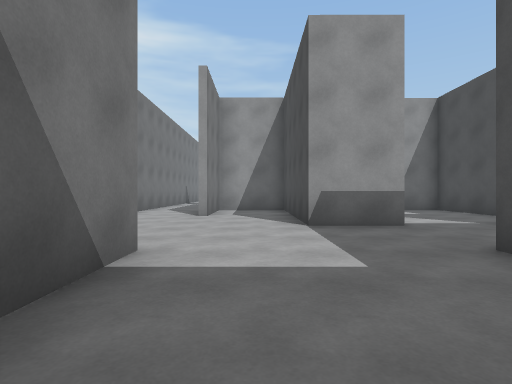
View 1 (above)

24 first-person views from a walk through a 3-D level made in the Unity game engine. The camera is 1.2 m above the floor, looks level and sees 80° across. The floor is counted in squares, 2 m on a side. Each view is taken from the middle of a square. On the plan, view 1 faces up. The plan holds only what a view shows up to about 9 squares ahead; the rest is blank. The place goes on beyond the plan. The player is left out.

View 2
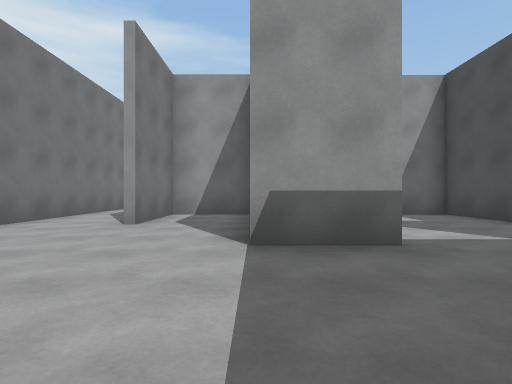

View 3
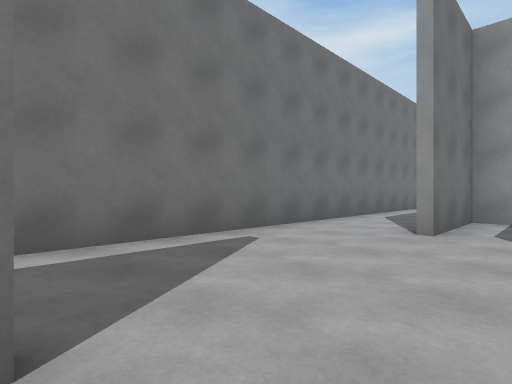

View 4
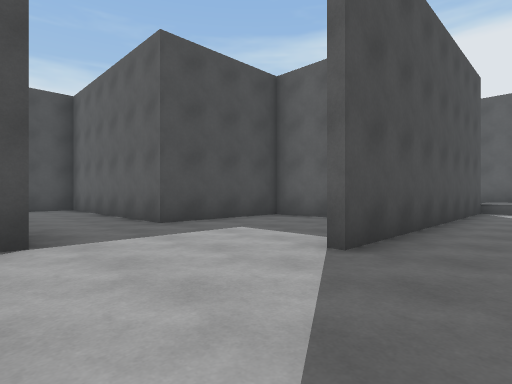

View 5
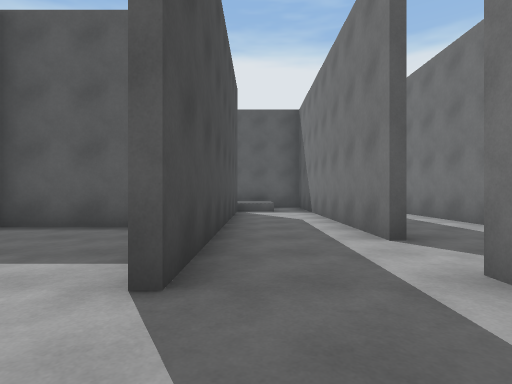

View 6
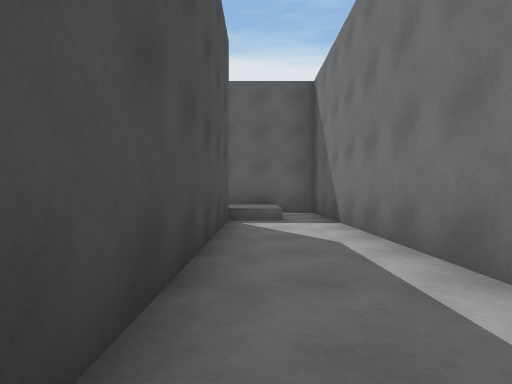

View 7
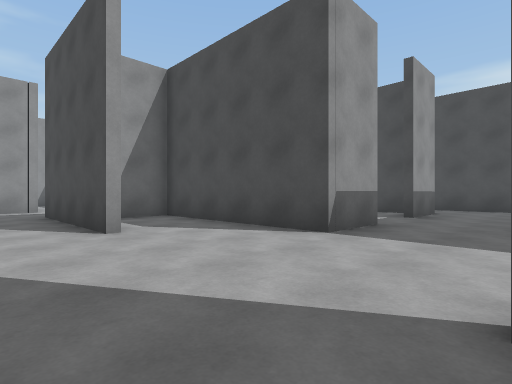

View 8
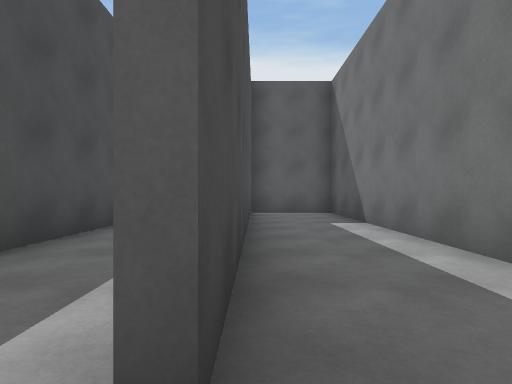

View 9
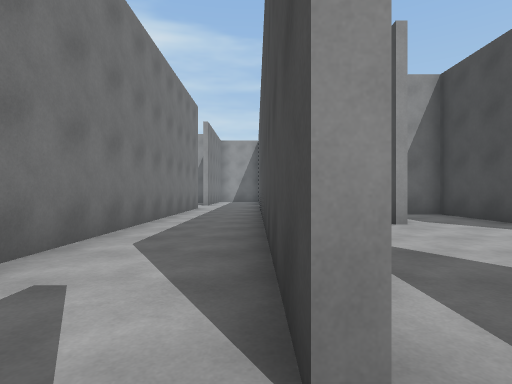

View 10
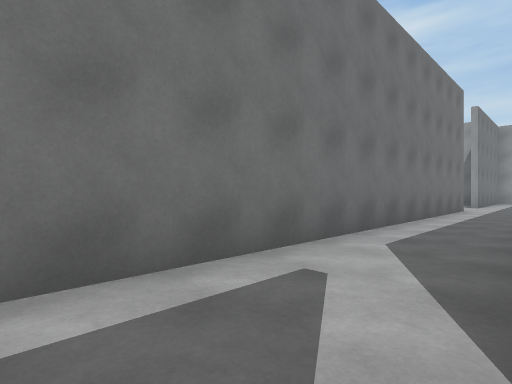

View 11
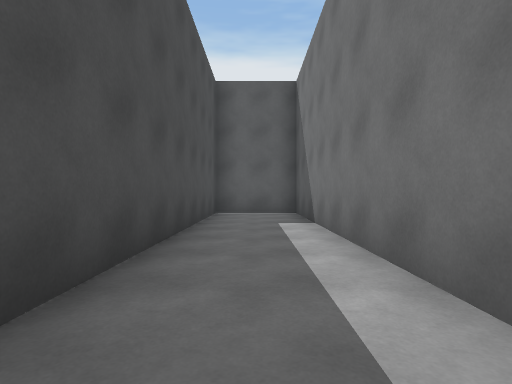

View 12
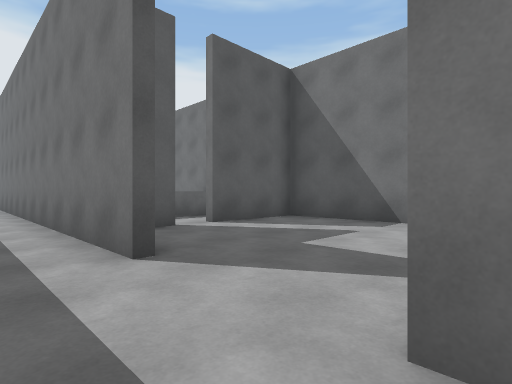

View 13
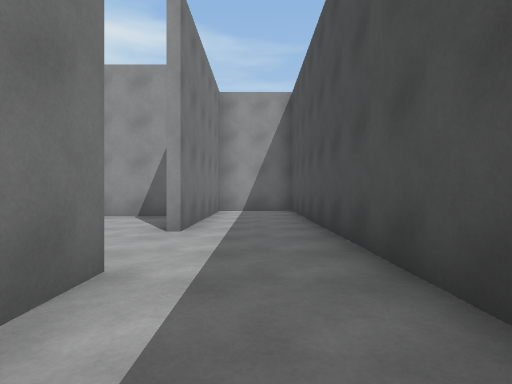

View 14
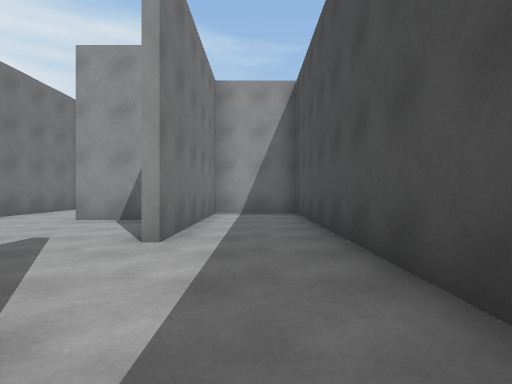

View 15
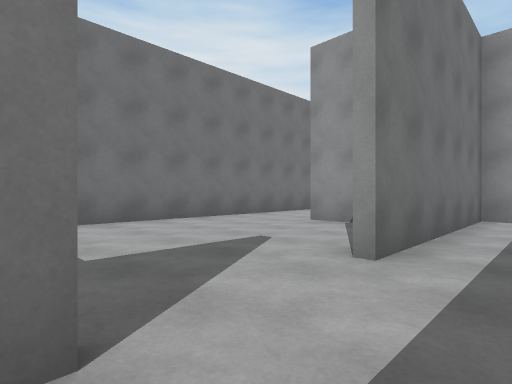

View 16
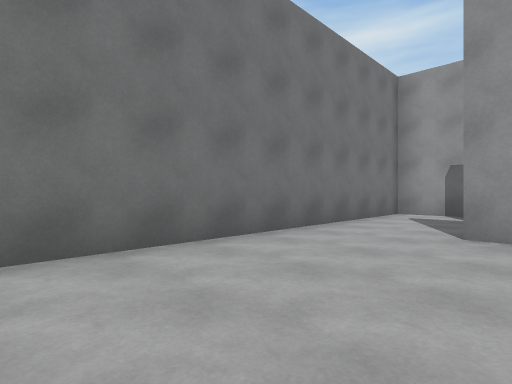

View 17
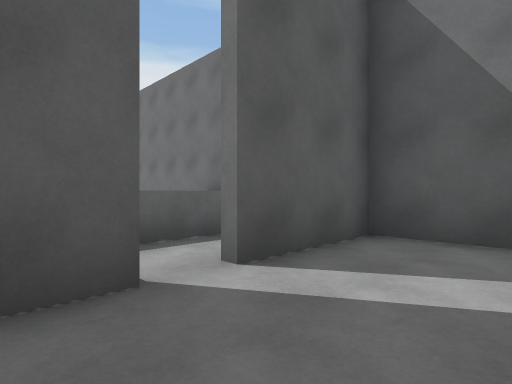

View 18
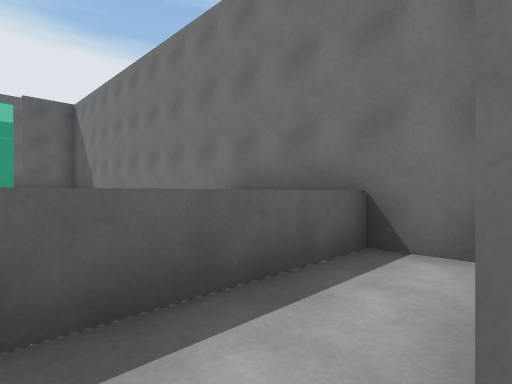

View 19
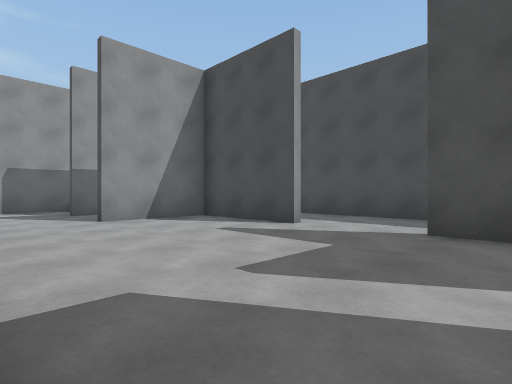

View 20
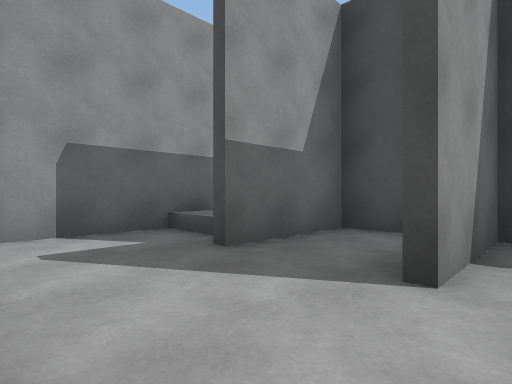

View 21
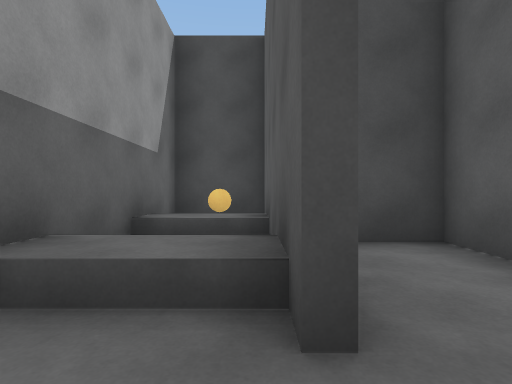

View 22
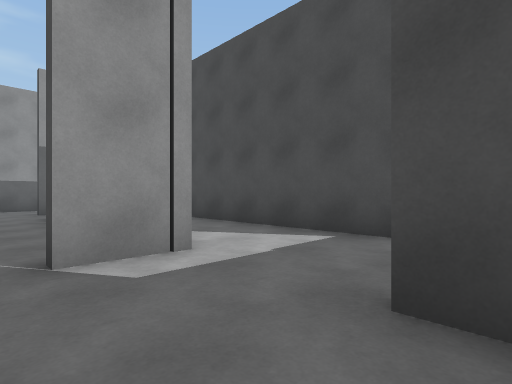

View 23
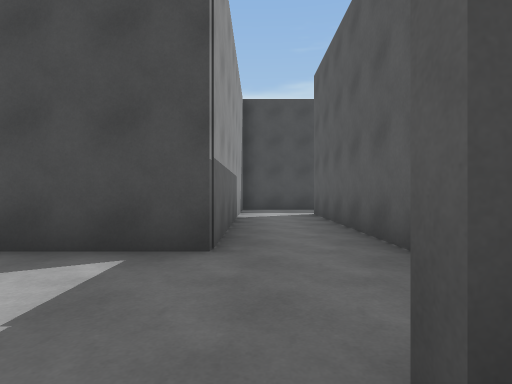

View 24
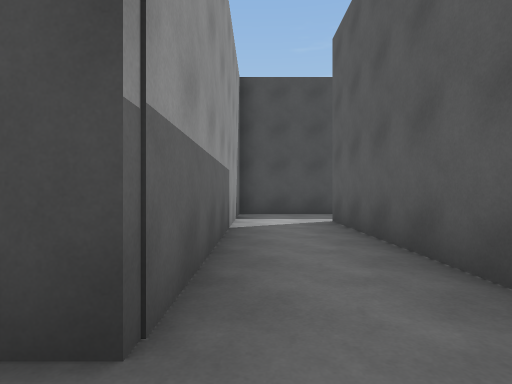

### Floor plan
Points are (right, up) in squares from view 1. A wall is a line through its corners. A room is listed if a view was taken in it or the views show most of it. See-through windows are left out.
Room 1 (views 1, 2, 3, 4, 5, 7, 22, 23)
walls: (-1.4, 7.6) (-1.4, 11.6); (-1.2, 3.2) (-1.2, 1.4); (2.8, 5.4) (1.1, 5.4) (1.1, 10.4); (1, 10.2) (-1.2, 10.2) (-1.2, 7.5); (0.1, -0.3) (2.5, -0.3) (2.5, 3.1) (4.5, 3.1); (-3.6, 12.1) (-3.6, 2.8); (-1.1, 13.8) (-2.5, 13.8)
ways out: opening at (-2.5, 3) to room 2; opening at (-1, 12.5) to room 5; opening at (5.5, 4.5) to room 5; opening at (3.5, 6) to room 6; opening at (-3, 14)
Room 2 (view 6)
walls: (-1.4, -4.4) (-1.4, 3.2); (-3.6, 1.2) (-3.6, -6.6); (-4.1, -6.6) (-1.1, -6.6)
ways out: opening at (-2.5, 3) to room 1; opening at (-4, 2) to room 3; opening at (-1, -5.5)
Room 3 (views 8, 9, 10, 11, 12, 13, 14, 15)
walls: (-3.9, 2.8) (-3.9, 10.6); (-3.9, 12.2) (-3.9, 21.1); (-6.1, 13.4) (-6.1, -6.6) (-4.1, -6.6); (-3.9, -6.6) (-3.9, 1.2); (-6.1, 20.6) (-6.1, 15.5); (-3.9, 20.6) (-5.9, 20.6)
ways out: opening at (-4, 2) to room 2; opening at (-6, 14.5) to room 4
Room 4 (views 16, 17, 18, 19, 20, 21)
walls: (-6.4, 15.6) (-6.4, 20.6); (-7.4, 18.7) (-6.2, 18.7); (-6.2, 18.5) (-8.9, 18.5); (-6.4, 12.4) (-6.4, 13.4); (-8.9, 20.8) (-7.4, 20.8); (-7.9, 11.1) (-7.1, 11.1); (-5.9, 20.6) (-8.9, 20.6); (-7.4, 22.6) (-11.1, 22.6) (-11.1, 11.1) (-8.6, 11.1)
ways out: opening at (-6, 14.5) to room 3; opening at (-8, 11)
Room 5 (view 24)
walls: (1.1, 10.4) (6.4, 10.4); (8.3, 9.9) (8.3, 12.5) (1.1, 12.5) (1.1, 17.2); (6.2, 5.4) (4.6, 5.4); (4.5, 3.1) (6.9, 3.1)
ways out: opening at (-1, 12.5) to room 1; opening at (5.5, 4.5) to room 1
Room 6 (no view inside)
walls: (6.1, 6.1) (6.1, 10.2) (4.9, 10.2)
ways out: opening at (3.5, 6) to room 1

Positions as (right, up) in squares from view 1, and headings:
1: (0, 0), facing up
2: (1, 2), facing up
3: (0, 3), facing up-left
4: (-3, 6), facing down-right
5: (-2, 5), facing down
6: (-2, 2), facing down
7: (-3, 3), facing up-right
8: (-4, 2), facing down
9: (-4, 2), facing up
10: (-4, 2), facing up-left
11: (-5, 2), facing down
12: (-5, 16), facing down-left
13: (-5, 11), facing up
14: (-5, 12), facing up
15: (-5, 13), facing up-left
16: (-8, 14), facing up-left
17: (-7, 13), facing down-left
18: (-8, 11), facing down-left
19: (-11, 12), facing up-right
20: (-11, 18), facing up-right
21: (-10, 21), facing right
22: (-3, 11), facing up-right
23: (-2, 12), facing right
24: (0, 12), facing right
